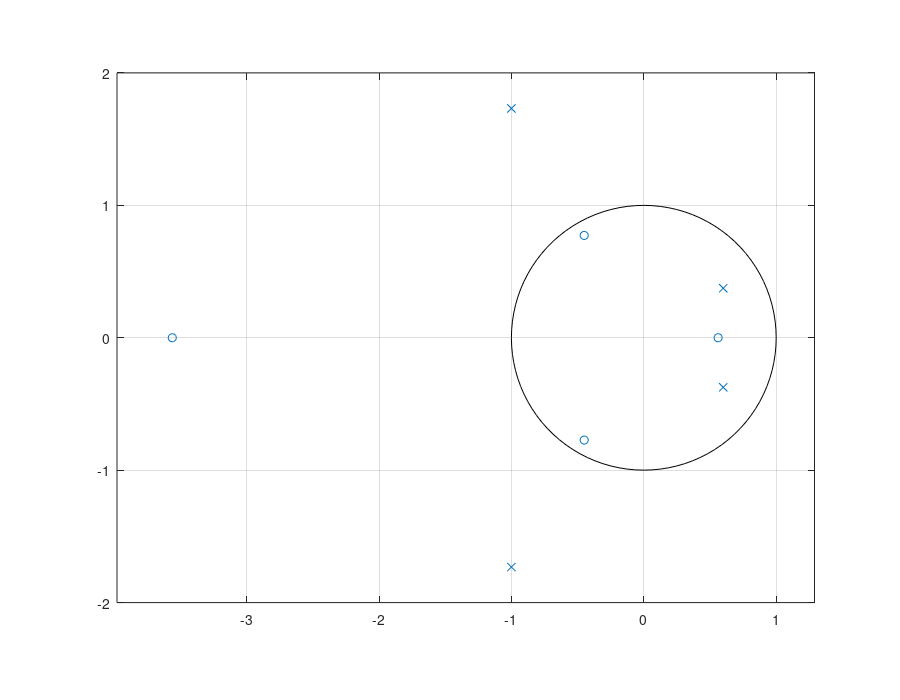
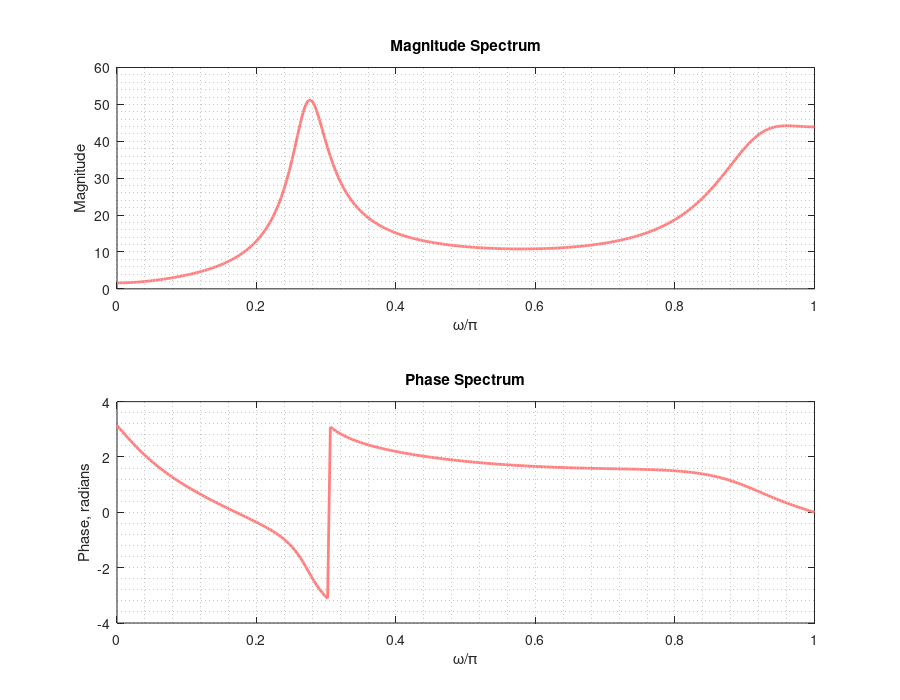
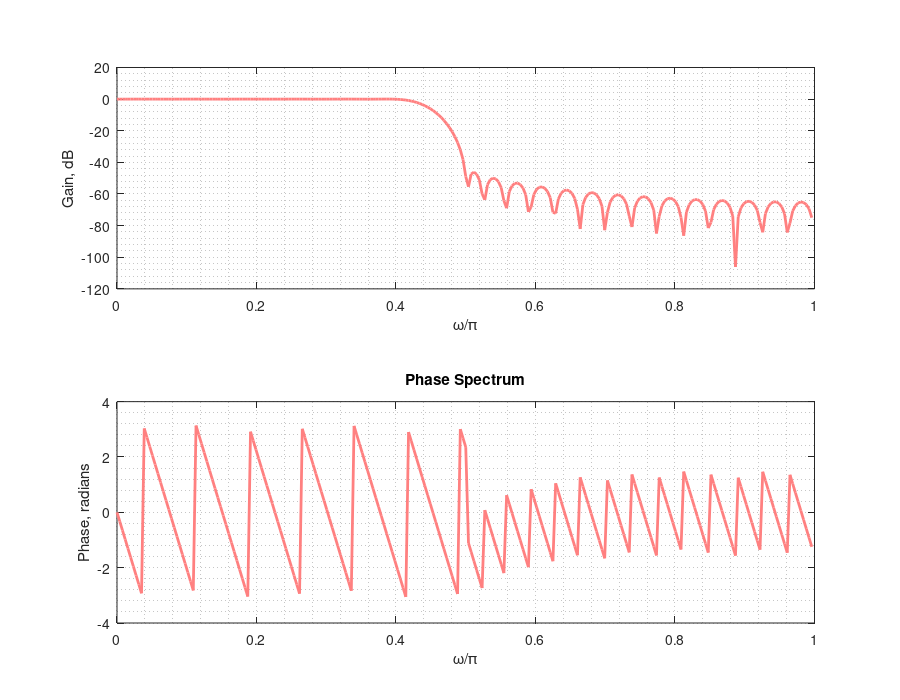

The MATLAB source for these figures, in order:
%% Problem 1
num=[4 15.6 6 2.4 -6.4];
den=[3 2.4 6.3 -11.4 6];
[sos,G]=tf2sos(num,den);
[z,p,k]=tf2zp(num,den);
p1 = figure;
zplane(z,p);
grid on
set(p1, 'PaperPosition', [0.05 0.05 9 7]);
set(p1, 'PaperSize', [9.05 7.05]);
saveas(p1,['p1.pdf'],'pdf')
%% Problem 2
% z=input('input the zeros=');
% p=input('input the ploes=');
% g=input('input the gain constant=');
z=[1.2 -1j*0.5+2.3 1j*0.2-0.4 -1j*0.2-0.4 1j*0.5+2.3];
p=[0.5 1j*0.2-0.75 1j*0.7+0.6 -1j*0.7+0.6 -1j*0.2-0.75];
g=2.1;
[num,den]=zp2tf(z',p',g);
w = 0:pi/(255):pi;
h=freqz(num,den,w);
p2 = figure;
subplot(2,1,1)
plot(w/pi,abs(h),'LineWidth',2,'color',[1,0.5,0.5]);
title('Magnitude Spectrum')
xlabel('\omega/\pi'); 
ylabel('Magnitude')
grid minor
subplot(2,1,2)
plot(w/pi,angle(h),'LineWidth',2,'color',[1,0.5,0.5]);
title('Phase Spectrum')
xlabel('\omega/\pi'); ylabel('Phase, radians')
grid minor
set(p2, 'PaperPosition', [0.05 0.05 9 7]);
set(p2, 'PaperSize', [9.05 7.05]);
saveas(p2,['p2.pdf'],'pdf')

%% Problem 3
F = [2000 2500];
A = [1 0];
DEV = [0.005 0.005];
Fs = 10000;
[n,wn,beta,typ]=kaiserord(F,A,DEV,Fs); 
b=fir1(n,wn,kaiser(n+1,beta),'noscale');
[h,omega]=freqz(b,1,256);
p3=figure;
subplot(2,1,1)
plot(omega/pi,20*log10(abs(h)),'LineWidth',2,'color',[1,0.5,0.5]); 
xlabel('\omega/\pi'); 
ylabel('Gain, dB'); 
grid minor
subplot(2,1,2)
plot(omega/pi,angle(h),'LineWidth',2,'color',[1,0.5,0.5]);
grid minor
title('Phase Spectrum')
xlabel('\omega/\pi'); ylabel('Phase, radians')
set(p3, 'PaperPosition', [0.05 0.05 9 7]);
set(p3, 'PaperSize', [9.05 7.05]);
saveas(p3,['p3.pdf'],'pdf')
